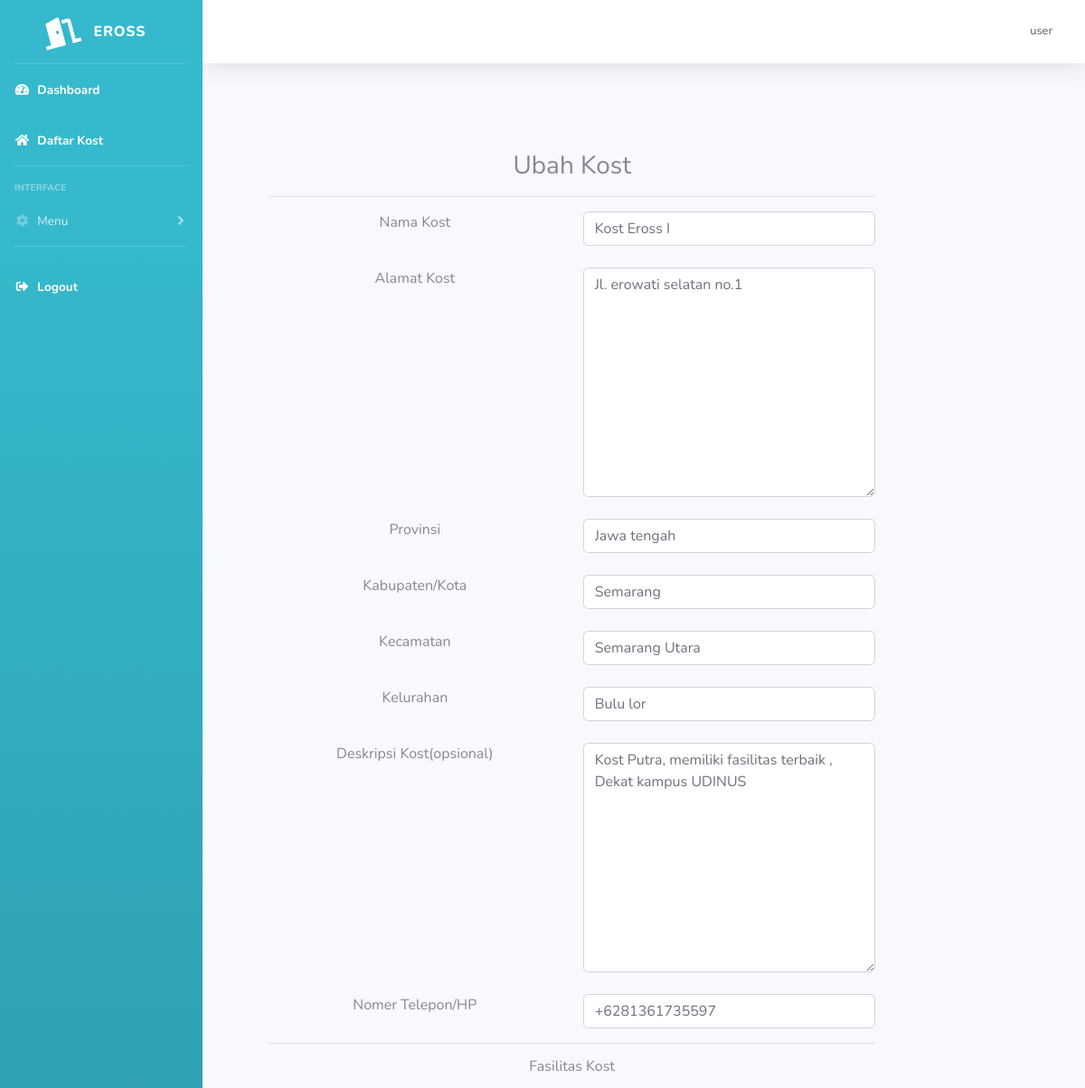
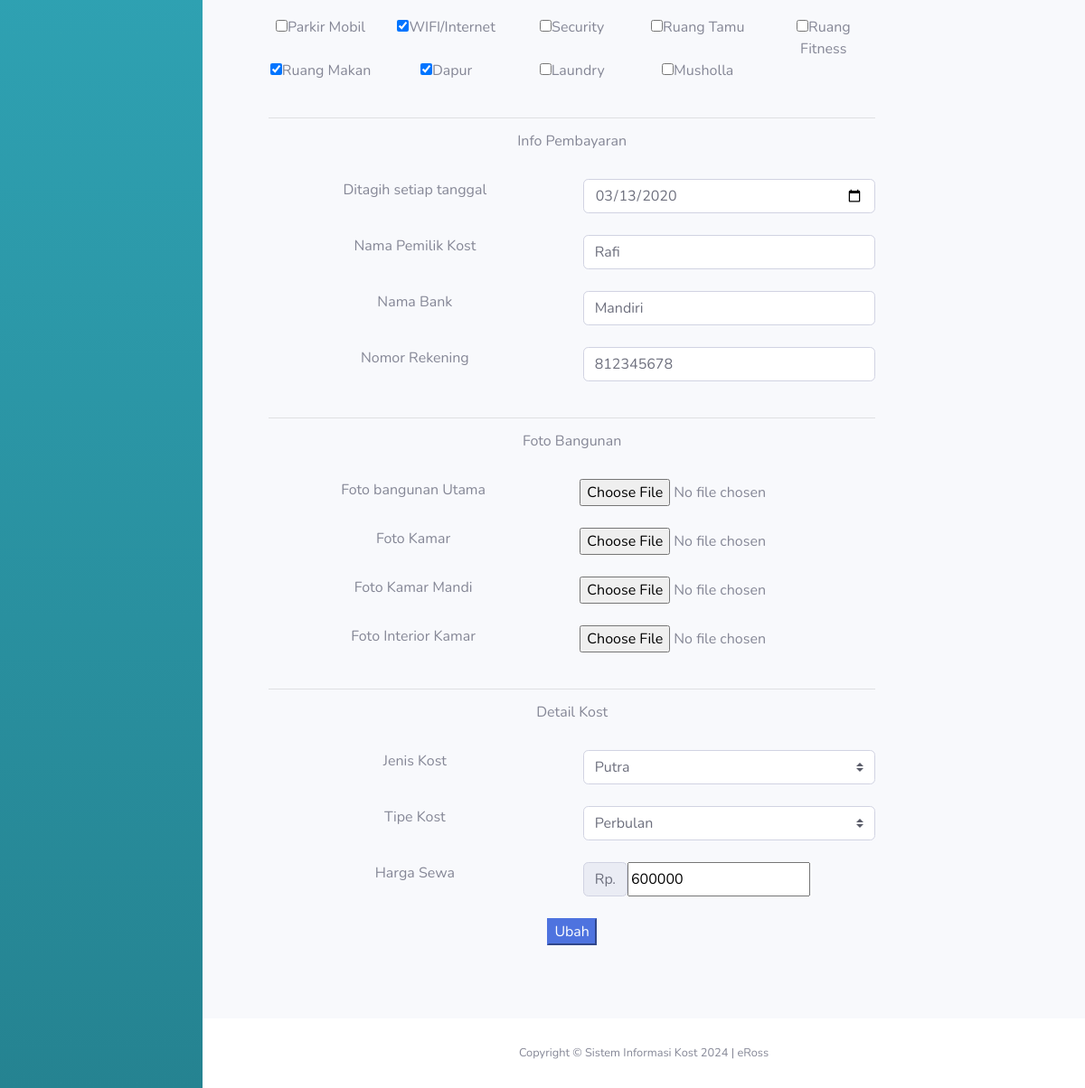
The page /SistemInformasiKost-main/kost/properti-edit.php?id_kost=4 (signed in) on the database its author committed (2 pictures, top to bottom).
### tables this page shows
CREATE TABLE `kost` (
  `id_kost` int(11) NOT NULL,
  `nama_kost` varchar(255) NOT NULL,
  `tipe_kost` varchar(255) NOT NULL,
  `jenis_kost` varchar(255) NOT NULL,
  `jumlah_kamar` int(11) NOT NULL,
  `tanggal_tagih` date NOT NULL,
  `nama_pemilik` text NOT NULL,
  `nama_bank` text NOT NULL,
  `no_rekening` int(11) NOT NULL,
  `foto_bangunan_utama` varchar(255) NOT NULL,
  `foto_kamar` varchar(255) NOT NULL,
  `foto_kamar_mandi` varchar(255) NOT NULL,
  `foto_interior` varchar(255) NOT NULL,
  `provinsi` varchar(25) NOT NULL,
  `kota` varchar(25) NOT NULL,
  `kecamatan` varchar(25) NOT NULL,
  `kelurahan` varchar(25) NOT NULL,
  `alamat` varchar(255) NOT NULL,
  `harga_sewa` int(11) NOT NULL,
  `kontak` varchar(255) NOT NULL,
  `deskripsi` text NOT NULL,
  `id_pemilik` int(11) NOT NULL,
  `fasilitas_kost` text NOT NULL
);

### SistemInformasiKost-main/kost/properti-edit.php (the view, shortened to what this page needs)
<?php
include 'template/header.php';
$id_kost = $_GET['id_kost'];
$query = "SELECT * FROM kost WHERE id_kost='$id_kost'";
$data_2 = mysqli_query($koneksi, $query);
$d = mysqli_fetch_array($data_2);
$o = explode(', ', $d['fasilitas_kost']);
?>
<div class="container">
  <div class="row">
    <div class="col-md-10">
      <form class="text-center border border-light p-5" action="php/properti-edit_proses.php?id_kost=<?php echo $d['id_kost']; ?>" method="post" enctype="multipart/form-data">
        <h3>Ubah Kost</h3>
        <hr>
        <div class="form-group">
          <div class="row">
            <div class="col"><label for="namakost">Nama Kost </label></div>
            <div class="col"> <input type="text" name="nama_kost" id="nama_kost" class="form-control" value="<?php echo $d['nama_kost'] ?>"></div>
          </div>
          <br>
          <div class="row">
            <div class="col"><label for="alamat">Alamat Kost</label></div>
            <div class="col"><textarea class="form-control" name="alamat" id="alamat" cols="30" rows="10" placeholder="Masukan alamat kost anda"><?php echo $d['alamat'] ?></textarea></div>
          </div>
          <br>
          <div class="row">
            <div class="col"><label for="provinsi">Provinsi</label></div>
            <div class="col"> <input value="<?php echo $d['provinsi'] ?>" type="text" name="provinsi" id="provinsi" class="form-control"></div>
          </div>
          <br>
          <div class="row">
            <div class="col"><label for="kota">Kabupaten/Kota</label></div>
            <div class="col"> <input value="<?php echo $d['kota'] ?>" type="text" name="kota" id="kota" class="form-control"></div>
          </div>
          <br>
          <div class="row">
            <div class="col"><label for="kecamatan">Kecamatan</label></div>
            <div class="col"> <input value="<?php echo $d['kecamatan'] ?>" type="text" name="kecamatan" id="kecamatan" class="form-control"></div>
          </div>
          <br>
          <div class="row">
            <div class="col"><label for="kelurahan">Kelurahan</label></div>
            <div class="col"> <input value="<?php echo $d['kelurahan'] ?>" type="text" name="kelurahan" id="kelurahan" class="form-control"></div>
          </div>
          <br>
          <div class="row">
            <div class="col"><label for="deskripsi">Deskripsi Kost(opsional)</label></div>
            <div class="col"><textarea class="form-control" name="deskripsi" id="deskripsi" cols="30" rows="10" placeholder="Masukan deskripsi kost anda"><?php echo $d['deskripsi'] ?></textarea></div>
          </div>
          <br>
          <div class="row">
            <div class="col"><label for="kontak">Nomer Telepon/HP</label></div>
            <div class="col"><input type="text" name="kontak" id="kontak" class="form-control" value="<?php echo $d['kontak'] ?>"></div>
          </div>
          <hr>
          <h6>Fasilitas Kost</h6>
          <br>
          <div class="row">
            <div class="col"><input type="checkbox" name="fasilitas[]" value="Parkir Mobil" <?php in_array('Parkir Mobil', $o) ? print 'checked' : '' ?>>Parkir Mobil</div>
            <div class="col"><input type="checkbox" name="fasilitas[]" value="WIFI/Internet" <?php in_array('WIFI/Internet', $o) ? print 'checked' : '' ?>>WIFI/Internet</div>
            <div class="col"><input type="checkbox" name="fasilitas[]" value="Security" <?php in_array('Security', $o) ? print 'checked' : '' ?>>Security</div>
            <div class="col"><input type="checkbox" name="fasilitas[]" value="Ruang Tamu" <?php in_array('Ruang Tamu', $o) ? print 'checked' : '' ?>>Ruang Tamu</div>
            <div class="col"><input type="checkbox" name="fasilitas[]" value="Ruang Fitness" <?php in_array('Ruang Fitness', $o) ? print 'checked' : '' ?>>Ruang Fitness</div>
          </div>
          <div class="row">
            <div class="col"><input type="checkbox" name="fasilitas[]" value="Ruang Makan" <?php in_array('Ruang Makan', $o) ? print 'checked' : '' ?>>Ruang Makan</div>
            <div class="col"><input type="checkbox" name="fasilitas[]" value="Dapur" <?php in_array('Dapur', $o) ? print 'checked' : '' ?>>Dapur</div>
            <div class="col"><input type="checkbox" name="fasilitas[]" value="Laundry" <?php in_array('Laundry', $o) ? print 'checked' : '' ?>>Laundry</div>
            <div class="col"><input type="checkbox" name="fasilitas[]" value="Musholla" <?php in_array('Musholla', $o) ? print 'checked' : '' ?>>Musholla</div>
            <div class="col"></div>
          </div>
          <br>
          <hr>
          <h6>Info Pembayaran</h6>
          <br>
          <div class="row">
            <div class="col"><label for="tanggal">Ditagih setiap tanggal</label></div>
            <div class="col">
              <input value="<?php echo $d['tanggal_tagih'] ?>" type="date" class="form-control" name="tanggal_tagih" id="tanggal_tagih">
            </div>
          </div>
          <br>
          <div class="row">
            <div class="col"><label for="pemilik">Nama Pemilik Kost</label></div>
            <div class="col"><input value="<?php echo $d['nama_pemilik'] ?>" class="form-control" type="text" name="nama_pemilik" id="nama_pemilik"></div>
          </div>
          <br>
          <div class="row">
            <div class="col"><label for="nama_bank">Nama Bank</label></div>
            <div class="col"><input value="<?php echo $d['nama_bank'] ?>" class="form-control" type="text" name="nama_bank" id="nama_bank"></div>
          </div>
          <br>
          <div class="row">
            <div class="col"><label for="rekening">Nomor Rekening</label></div>
            <div class="col"><input value="<?php echo $d['no_rekening'] ?>" type="number" name="no_rekening" id="no_rekening" class="form-control"></div>
          </div>
          <br>
          <hr>
          <h6>Foto Bangunan</h6>
          <br>
          <div class="row">
            <div class="col">Foto bangunan Utama</div>
            <div class="col"><input value="<?php echo $d['foto_bangunan_utama'] ?>" type="file" name="foto_bangunan_utama" id="bangunan_utama"></div>
          </div>
          <br>
          <div class="row">
            <div class="col">Foto Kamar</div>
            <div class="col"><input value="<?php echo $d['foto_kamar'] ?>" type="file" name="foto_kamar" id="foto_kamar"></div>
          </div>
          <br>
          <div class="row">
            <div class="col">Foto Kamar Mandi</div>
            <div class="col"><input value="<?php echo $d['foto_kamar_mandi'] ?>" type="file" name="foto_kamar_mandi" id="foto_kamar_mandi"></div>
          </div>
          <br>
          <div class="row">
            <div class="col">Foto Interior Kamar</div>
            <div class="col"><input value="<?php echo $d['foto_interior'] ?>" type="file" name="foto_interior" id="foto_interior"></div>
          </div>
          <br>
          <hr>
          <h6>Detail Kost</h6>
          <br>
          <div class="row">
            <div class="col"><label for="jenis">Jenis Kost</label></div>
            <div class="col">
              <select name="jenis_kost" id="jenis_kost" class="custom-select">
                <option selected hidden value="<?php echo $d['jenis_kost'] ?>"><?php echo $d['jenis_kost'] ?></option>
              </select>
            </div>
          </div>
          <br>
          <div class="row">
            <div class="col"><label for="tipe">Tipe Kost</label></div>
            <div class="col">
              <select name="tipe_kost" id="tipe_kost" class="custom-select">
                <option selected hidden value="<?php echo $d['tipe_kost'] ?>">Perbulan</option>
              </select>
            </div>
          </div>
          <br>
          <div class="row">
            <div class="col"><label for="harga_sewa">Harga Sewa</label></div>
            <div class="col">
              <div class="input-group-prepend">
                <span class="input-group-text">Rp.</span>
                <input value="<?php echo $d['harga_sewa'] ?>" type="text" name="harga_sewa" id="harga_sewa">
              </div>
            </div>
          </div>
          <br>
          <div class="col">
            <button type="submit" class="btn-primary" name="ubah">Ubah</button>
          </div>
        </div>
      </form>
    </div>
  </div>
</div>
<?php
include 'template/footer.php';
?>

### rows shown on the page
kost: nama_kost "Kost Eross I", alamat "Jl. erowati selatan no.1", provinsi "Jawa tengah", kota "Semarang", kecamatan "Semarang Utara", kelurahan "Bulu lor", deskripsi "Kost Putra, memiliki fasilitas terbaik , Dekat kampus UDINUS", kontak "+6281361735597", tanggal_tagih "03/13/2020", nama_pemilik "Rafi", nama_bank "Mandiri", no_rekening "812345678", jenis_kost "Putra", harga_sewa "600000"

### other values the page prints
$_SESSION['username'] "user"
